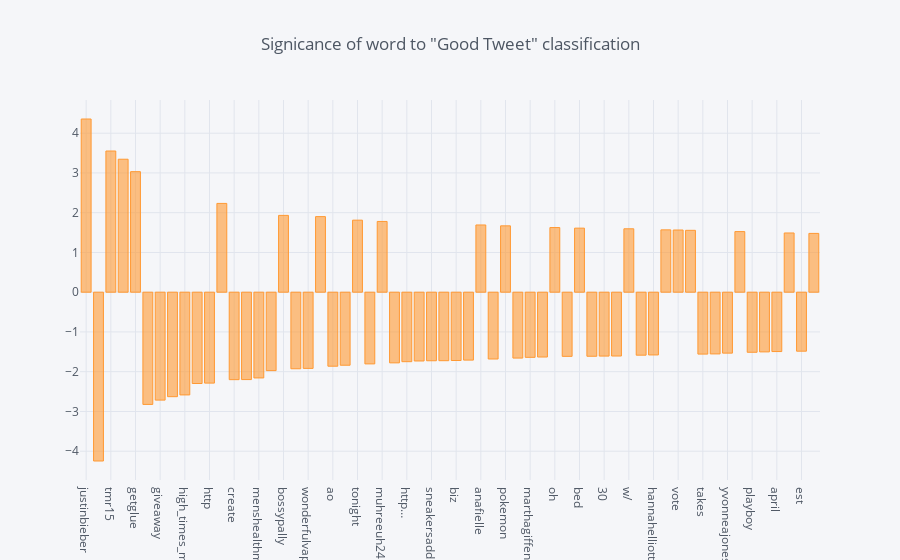

Write notebook code for a chart like this one.
### Code cell
feature_weights.set_index('word').weight.head(60).iplot(kind = 'bar', title = 'Signicance of word to "Good Tweet" classification', hline=(0,0))

### Figure 1 — Plotly figure (JSON) as saved in the notebook; plotly's stock layout.template omitted (floating-point values rounded to 4 significant figures)
{"data": [{"marker": {"color": "rgba(255, 153, 51, 0.6)", "line": {"color": "rgba(255, 153, 51, 1.0)", "width": 1}}, "name": "weight", "orientation": "v", "text": "", "type": "bar", "x": ["justinbieber", "-", "tmr15", "jasyla_", "getglue", "imagecomics", "giveaway", "familyfocusblog", "high_times_mag", "quote", "http", "gypsylullaby7", "create", "vrzone", "menshealthmag", "blogboost", "bossypally", "learn", "wonderfulvap", "gaming", "ao", "$", "tonight", "em", "muhreeuh24", "vertigo_comics", "http…", "via", "sneakersaddict", "com", "biz", "nikeplus", "anafielle", "win", "pokemon", "conniegreen", "marthagiffen", "10", "oh", "um", "bed", "rocket2guns", "30", "walkingdead_amc", "w/", "income", "hannahelliott", "amp", "vote", "aww", "takes", "local", "yvonneajones", "_vidyala", "playboy", "{", "april", "cancer", "est", "😍"], "y": [4.357, -4.247, 3.552, 3.345, 3.033, -2.823, -2.715, -2.628, -2.585, -2.297, -2.287, 2.234, -2.2, -2.198, -2.157, -1.973, 1.933, -1.926, -1.917, 1.901, -1.862, -1.837, 1.813, -1.804, 1.78, -1.778, -1.748, -1.731, -1.725, -1.723, -1.719, -1.708, 1.691, -1.681, 1.669, -1.657, -1.638, -1.631, 1.626, -1.614, 1.612, -1.612, -1.607, -1.606, 1.595, -1.584, -1.578, 1.569, 1.565, 1.557, -1.557, -1.552, -1.533, 1.525, -1.511, -1.502, -1.493, 1.49, -1.484, 1.479]}], "layout": {"autosize": true, "legend": {"bgcolor": "#F5F6F9", "font": {"color": "#4D5663"}}, "paper_bgcolor": "#F5F6F9", "plot_bgcolor": "#F5F6F9", "shapes": [{"line": {"color": "#db4052", "dash": "solid", "width": 1}, "type": "line", "x0": 0, "x1": 1, "xref": "paper", "y0": [0, 0], "y1": [0, 0], "yref": "y"}], "title": {"font": {"color": "#4D5663"}, "text": "Signicance of word to \"Good Tweet\" classification"}, "xaxis": {"autorange": true, "gridcolor": "#E1E5ED", "range": [-0.5, 59.5], "showgrid": true, "tickfont": {"color": "#4D5663"}, "title": {"font": {"color": "#4D5663"}, "text": ""}, "type": "category", "zerolinecolor": "#E1E5ED"}, "yaxis": {"autorange": true, "gridcolor": "#E1E5ED", "range": [-4.725, 4.835], "showgrid": true, "tickfont": {"color": "#4D5663"}, "title": {"font": {"color": "#4D5663"}, "text": ""}, "type": "linear", "zerolinecolor": "#E1E5ED"}}}
